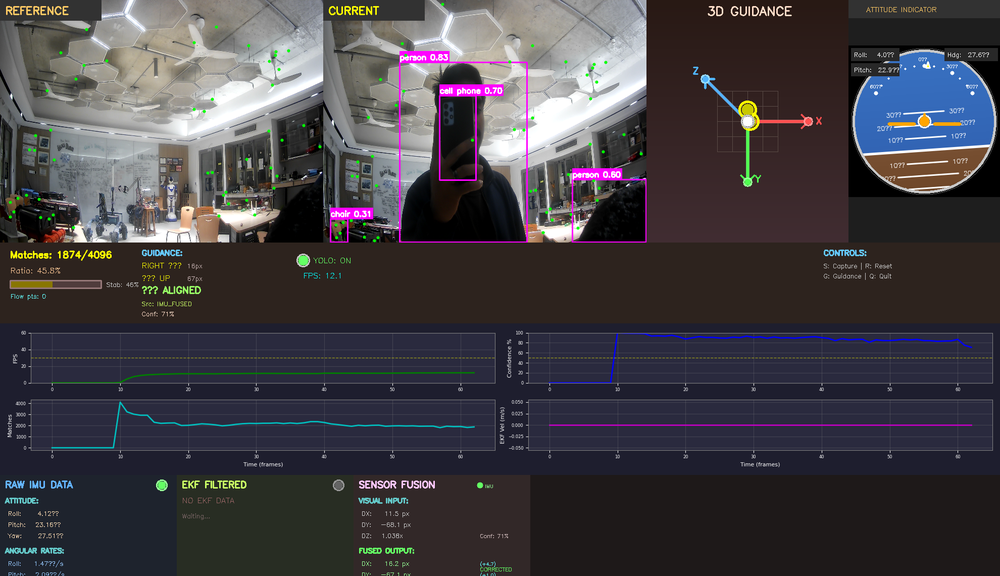
#> input picture media/archived-guidance.png, 1000 x 576 px, shrunk from 1980 x 1140 before the run, given in place of the camera
$ python point.py
#> lines starting #> are read from the running program, lines starting #| are printed output that depends on the picture; after the words box and inside, x2 and y2 are one past the last pixel; in counts of white or black regions, pixels touching at a corner belong together
#> in main, frame is the input picture: shape (576, 1000, 3); mean B, G, R 68.2, 63, 66.4
import cv2
import numpy as np

def detect_vanishing_point(frame):
    """Detect vanishing point using line intersections from edges"""
    gray = cv2.cvtColor(frame, cv2.COLOR_BGR2GRAY)
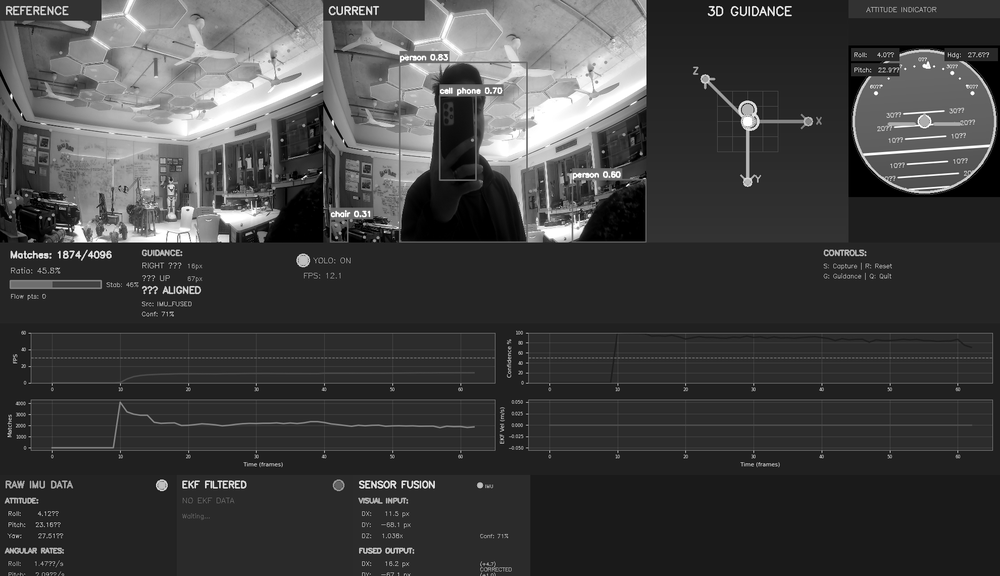
#> gray: shape (576, 1000); min 0, max 255, mean 64.5
    blur = cv2.GaussianBlur(gray, (5, 5), 0)
    edges = cv2.Canny(blur, 30, 100, apertureSize=3)
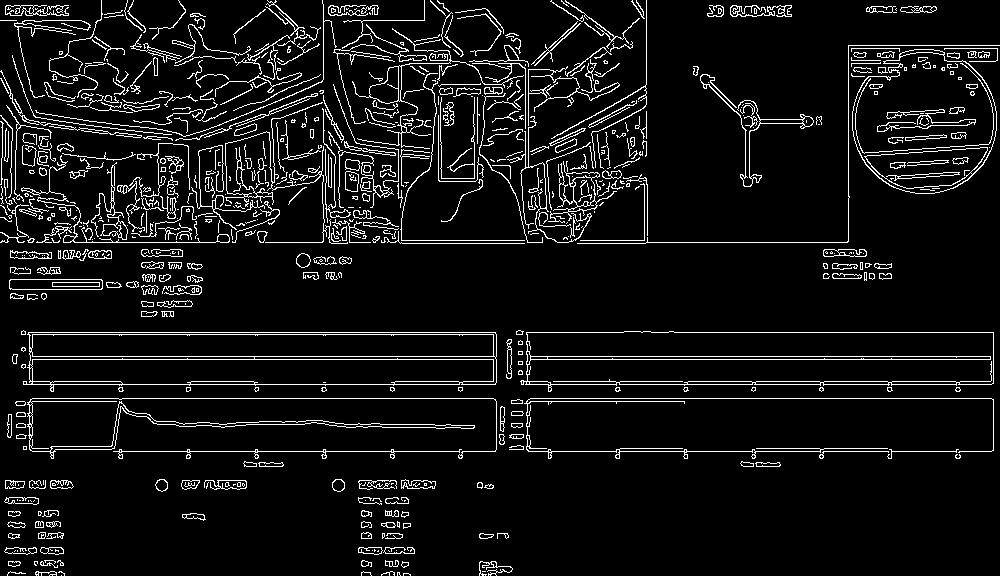
#> edges: shape (576, 1000); 7.4% white in thin lines or dots

    lines = cv2.HoughLinesP(edges, 1, np.pi/180, threshold=50,
                           minLineLength=50, maxLineGap=20)
#> lines = 547 rows, first 6: [32, 398, 493, 398], [12, 359, 993, 359], [528, 451, 991, 451], [521, 384, 991, 384], [21, 332, 993, 332], [12, 356, 993, 356]

    if lines is None:
        cv2.putText(frame, 'No lines detected', (10, 30),
                   cv2.FONT_HERSHEY_SIMPLEX, 0.7, (0, 0, 255), 2)
        return None, frame

    intersections = []
    height, width = frame.shape[:2]
#> height = 576; width = 1000

    for i in range(len(lines)):
        for j in range(i + 1, len(lines)):
            line1 = lines[i][0]
            line2 = lines[j][0]

            x1, y1, x2, y2 = line1
            x3, y3, x4, y4 = line2

            denom = (x1 - x2) * (y3 - y4) - (y1 - y2) * (x3 - x4)

            if abs(denom) > 1e-10:
                px = ((x1*y2 - y1*x2) * (x3 - x4) - (x1 - x2) * (x3*y4 - y3*x4)) / denom
                py = ((x1*y2 - y1*x2) * (y3 - y4) - (y1 - y2) * (x3*y4 - y3*x4)) / denom

                if -width <= px <= width*2 and -height <= py <= height*2:
                    intersections.append((int(px), int(py)))
#> after the loop, intersections = 106649 items

    for line in lines:
        x1, y1, x2, y2 = line[0]
        cv2.line(frame, (x1, y1), (x2, y2), (0, 255, 0), 2)
#> this loop made 547 passes
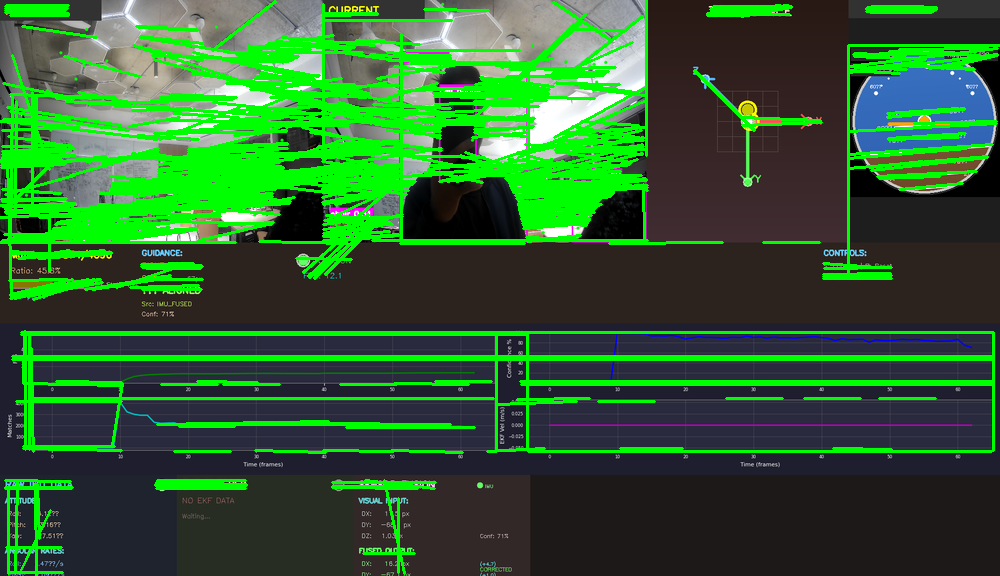
#> frame: shape (576, 1000, 3); 19.59% of pixels changed, all inside (x1, y1, x2, y2) = (0, 0, 1000, 576)

    cv2.putText(frame, f'Lines: {len(lines)}', (10, 60),
               cv2.FONT_HERSHEY_SIMPLEX, 0.6, (255, 255, 0), 2)

    if not intersections:
        cv2.putText(frame, 'No intersections found', (10, 30),
                   cv2.FONT_HERSHEY_SIMPLEX, 0.7, (0, 165, 255), 2)
        return None, frame

    intersections = np.array(intersections)
#> intersections = 106649 pairs, first value -1000 to 1999, second value -575 to 1149
    vanishing_point = np.median(intersections, axis=0).astype(int)
#> vanishing_point = [450, 148]

    cv2.circle(frame, tuple(vanishing_point), 15, (0, 0, 255), 3)
    cv2.circle(frame, tuple(vanishing_point), 5, (255, 255, 255), -1)
#> frame: shape (576, 1000, 3); mean B, G, R 48.4, 94.2, 46.8

    cv2.line(frame, (vanishing_point[0] - 30, vanishing_point[1]),
             (vanishing_point[0] + 30, vanishing_point[1]), (0, 0, 255), 2)
#> frame: shape (576, 1000, 3); mean B, G, R 48.4, 94.2, 46.8
    cv2.line(frame, (vanishing_point[0], vanishing_point[1] - 30),
             (vanishing_point[0], vanishing_point[1] + 30), (0, 0, 255), 2)
#> frame: shape (576, 1000, 3); mean B, G, R 48.4, 94.1, 46.9

    cv2.putText(frame, f'VP: ({vanishing_point[0]}, {vanishing_point[1]})',
                (10, 30), cv2.FONT_HERSHEY_SIMPLEX, 0.7, (0, 255, 0), 2)
    cv2.putText(frame, f'Intersections: {len(intersections)}', (10, 90),
               cv2.FONT_HERSHEY_SIMPLEX, 0.6, (255, 255, 0), 2)
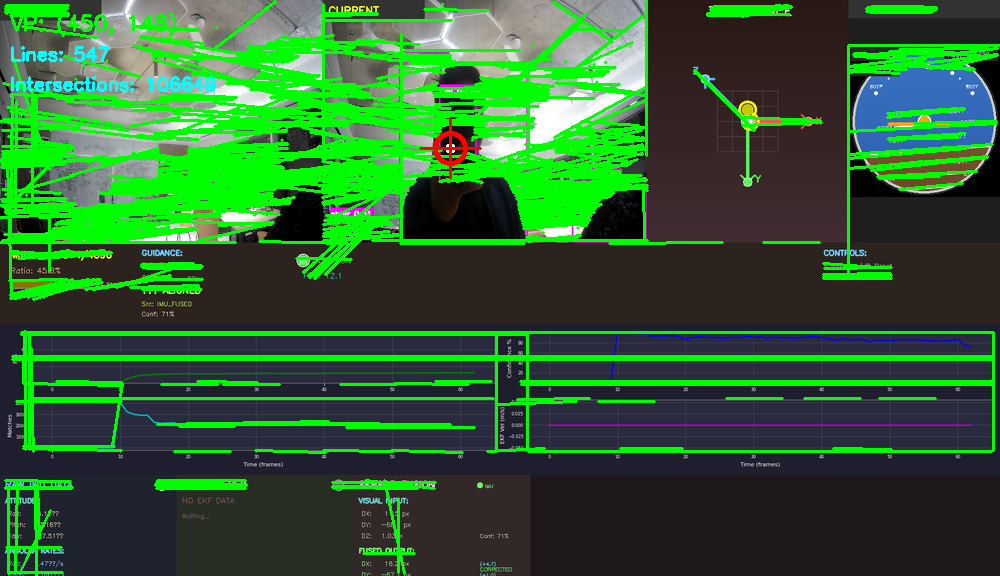
#> frame: shape (576, 1000, 3); mean B, G, R 48.5, 94.6, 46.4

    return vanishing_point, frame

def main():
    cap = cv2.VideoCapture(0)

    if not cap.isOpened():
        print("Error: Cannot open webcam")
        return

    print("Press 'q' to quit")

    while True:
        ret, frame = cap.read()

        if not ret:
            print("Error: Cannot read frame")
            break

        vp, processed_frame = detect_vanishing_point(frame)
#> vp = [450, 148]

        cv2.imshow('Vanishing Point Detection', processed_frame)

        if cv2.waitKey(1) & 0xFF == ord('q'):
#> (key q is pressed here)
            break

    cap.release()
    cv2.destroyAllWindows()

if __name__ == "__main__":
    main()
